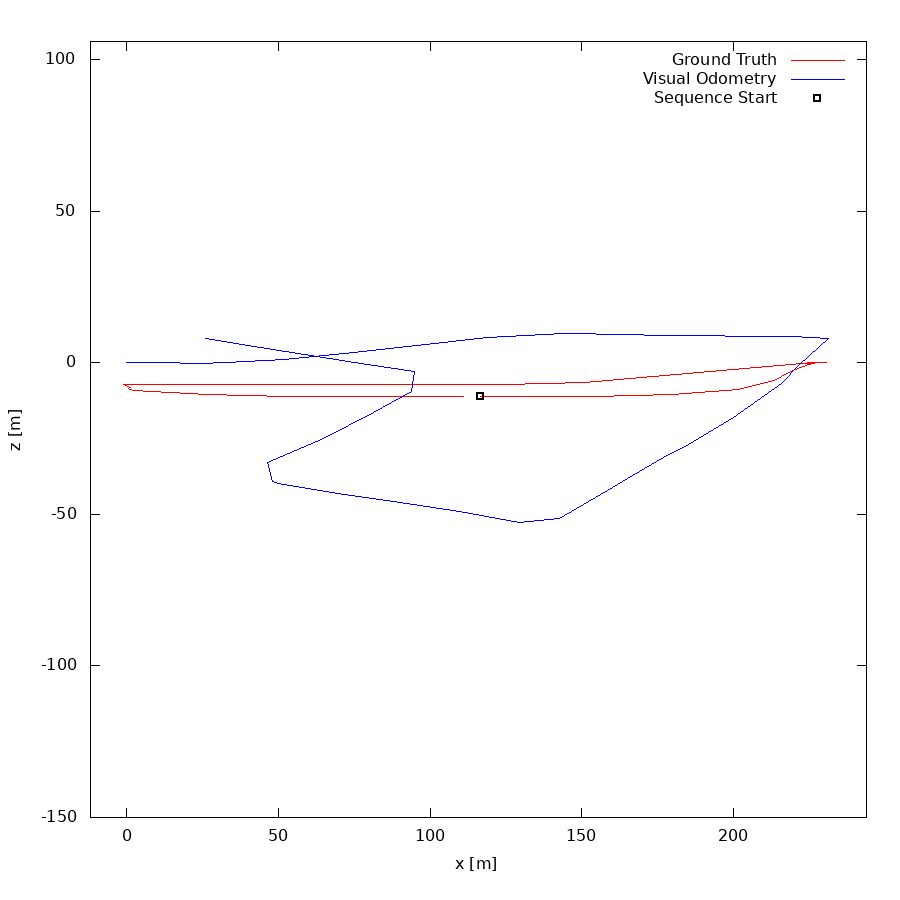

Reproduce this figure in gnuplot.
set term postscript eps enhanced color
set output "00.eps"
set size ratio -1
set xrange [-12:244]
set yrange [-150:106]
set xlabel "x [m]"
set ylabel "z [m]"
plot "00.txt" using 1:2 lc rgb "#FF0000" title 'Ground Truth' w lines,"00.txt" using 3:4 lc rgb "#0000FF" title 'Visual Odometry' w lines,"< head -1 00.txt" using 1:2 lc rgb "#000000" pt 4 ps 1 lw 2 title 'Sequence Start' w points
